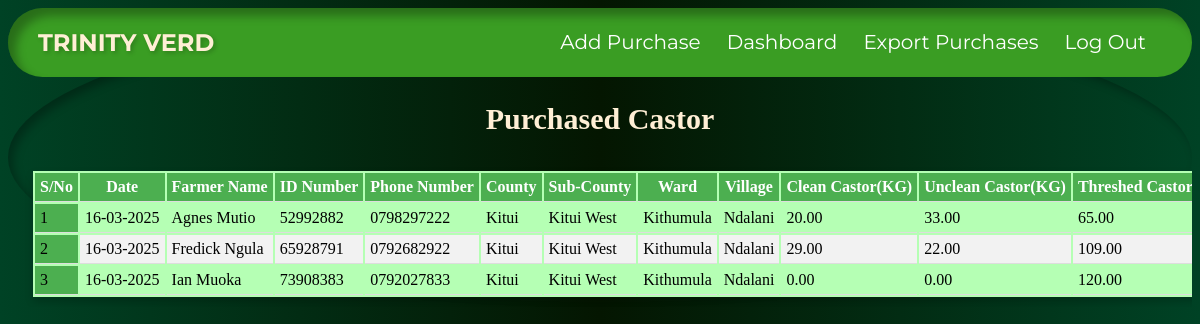
The page /purchases/purchased (signed in) on the database its author committed.
### purchases/models.py (models this page shows, shortened)
class Purchases(models.Model):
    COUNTY_CHOICES = [
        ('Kitui', 'Kitui'),
        ('Makueni', 'Makueni'),
    ]
    purchased_on = models.DateTimeField(auto_now_add=True)
    farmer_id = models.AutoField(primary_key=True)
    farmer_name = models.CharField(max_length=255)
    id_number = models.CharField(max_length=15, unique=True, error_messages={'unique': 'ID Number already exists'})
    phone_number = models.CharField(max_length=10, validators=[phone_validator], unique=True, error_messages={'unique': 'Phone Number Number already exists'})
    county = models.CharField(max_length=100, choices=COUNTY_CHOICES)
    sub_county = models.ForeignKey(SubCounty, on_delete=models.CASCADE, related_name="purchase_data")
    ward = models.CharField(max_length=50)
    village = models.CharField(max_length=50)
    clean_castor = models.DecimalField(max_digits=5, decimal_places=2)
    husk_castor = models.DecimalField(max_digits=5, decimal_places=2)
    threshed_castor = models.DecimalField(max_digits=5, decimal_places=2)
    field_officer = models.ForeignKey("authentication.UserProfile", on_delete=models.CASCADE, related_name="purchases_fielddata", limit_choices_to={'role': 'field_officer'})

### authentication/models.py (models this page shows)
class SubCounty(models.Model):
    name = models.CharField(max_length=100, unique=True)
    def __str__(self):
        return str(self.name)

### purchases/views.py (the view)
# urls.py: path('purchased', views.purchased, name = 'purchased'),
@login_required
def purchased(request):
    user_profile = request.user.userprofile
    if user_profile.role == "Field Officer":
        data = Purchases.objects.filter(field_officer=user_profile)
    elif user_profile.role == "supervisor":
        data = Purchases.objects.filter(sub_county__in=user_profile.sub_county.all())
    elif user_profile.role == "Project Manager":
        data = Purchases.objects.all()
    else:
        data = Purchases.objects.none()
    return render(request, "purchased.html", {"data": data})

### authentication/models.py (called while the page is built)
    def __str__(self):
        return str(self.user.username)

### purchases/templates/purchased.html (shortened to what this page needs)
{% load static %}
<!DOCTYPE html>
<html lang="en">
<head>
    <link rel="stylesheet" href="https://cdnjs.cloudflare.com/ajax/libs/font-awesome/6.4.2/css/all.min.css">
    <link rel="stylesheet" href="https://unpkg.com/aos@next/dist/aos.css">
    <link rel="stylesheet" type="text/css" href="{% static 'css/index.css' %}">
</head>
<body>
<header class="nav-menu sticky">
    <h2>TRINITY VERD</h2>
    <ul id="navLinks" class="nav-links">
        {% if user.userprofile.role == "Field Officer" %}
        <li><button onclick="location.href='{% url 'purchases' %}'">Add Purchase</button></li>
        {% endif %}
        <li><button onclick="location.href='{% url 'dashboard' %}'">Dashboard</button></li>
        <li><button onclick="location.href='{% url 'export_purchases' %}'">Export Purchases</button></li>
        <li><button onclick="location.href='{% url 'logout' %}'">Log Out</button></li>
    </ul>
</header>
<section class="purchased-section" id="home">
    <h2>Purchased Castor</h2>
    <div class="table-responsive">
    <table class="table table-bordered">
        <thead>
        <tr>
            <th>S/No</th>
            <th>Date</th>
            <th>Farmer Name</th>
            <th>ID Number</th>
            <th>Phone Number</th>
            <th>County</th>
            <th>Sub-County</th>
            <th>Ward</th>
            <th>Village</th>
            <th>Clean Castor(KG)</th>
            <th>Unclean Castor(KG)</th>
            <th>Threshed Castor(KG)</th>
        </tr>
        </thead>
        <tbody>
        {% for record in data %}
        <tr>
            <td>{{ forloop.counter }}</td>
            <td>{{ record.purchased_on | date:"d-m-Y" }}</td>
            <td>{{ record.farmer_name }}</td>
            <td>{{ record.id_number }}</td>
            <td>{{ record.phone_number }}</td>
            <td>{{ record.county }}</td>
            <td>{{ record.sub_county }}</td>
            <td>{{ record.ward }}</td>
            <td>{{ record.village }}</td>
            <td>{{ record.clean_castor }}</td>
            <td>{{ record.husk_castor }}</td>
            <td>{{ record.threshed_castor }}</td>
        </tr>
        {% empty %}
        <tr>
            <td colspan="5">No farmers found</td>
        </tr>
        {% endfor %}
        </tbody>
    </table>
</div>
</section>
</body>
</html>

### static/css/index.css (style rules this page uses)
html { scroll-behavior: smooth; margin: 0; }
body { border-radius: 60%; box-shadow: inset 5px 5px 10px rgba(0, 0, 0, 0.3); max-width: 1300px; height: 100%; background: linear-gradient(90deg, #004225 0%, #041601 50%, #004225 100%); animation: moveShine 3s linear infinite; overflow-x: hidden; }
header { display: flex; }
.nav-menu { position: relative; display: flex; gap: 20px; justify-content: space-between; align-items: center; z-index: 1000; background: #3a9d23; border-radius: 50px; box-shadow: inset 8px 8px 10px rgba(0, 0, 0, 0.3); }
.nav-menu h2 { font-family:"Montserrat", sans-serif; text-shadow: 2px 2px 4px rgba(0, 0, 0, 0.2); padding-left: 30px; color: papayawhip; cursor: pointer; }
.nav-links { padding-right: 30px; list-style: none; }
.nav-links li { display: inline-block; cursor: pointer; margin-right: 10px; }
.nav-links button { font-family:"Montserrat", sans-serif; text-decoration: none; color: white; font-size: 20px; background: none; border: none; cursor: pointer; }
.sticky { position: sticky; top: 0; }

### purchases/templates/purchased.html (style rules this page uses)
.purchased-section h2 { text-align: center; color: papayawhip; font-size: 30px; }
.table-responsive { display: block; overflow-x: auto; overflow-y: auto; max-width: 100%; max-height: 800px; white-space: nowrap; padding: 10px 10px; margin-left: 15px; margin-bottom: 25px; }
.table { background: linear-gradient(to bottom, #b5ffb4, #b5ffb4); box-shadow: 0 4px 8px rgba(0, 0, 0, 0.2); }
.table tr { padding: 5px 5px; }
.table td, .table th { padding: 5px 5px; border-bottom: 1px solid #ddd; }
.table th { background-color: #4caf50; color: white; }
.table td:first-child { position: sticky; left: 0; background-color: #4caf50; z-index: 10; }
tr:nth-child(even) { background-color: #f2f2f2; }

### rows shown on the page
Purchases: purchased_on "16-03-2025", farmer_name "Agnes Mutio", id_number "52992882", phone_number "0798297222", county "Kitui", sub_county "Kitui West", ward "Kithumula", village "Ndalani", clean_castor "20.00", husk_castor "33.00", threshed_castor "65.00"
Purchases: purchased_on "16-03-2025", farmer_name "Fredick Ngula", id_number "65928791", phone_number "0792682922", county "Kitui", sub_county "Kitui West", ward "Kithumula", village "Ndalani", clean_castor "29.00", husk_castor "22.00", threshed_castor "109.00"
Purchases: purchased_on "16-03-2025", farmer_name "Ian Muoka", id_number "73908383", phone_number "0792027833", county "Kitui", sub_county "Kitui West", ward "Kithumula", village "Ndalani", clean_castor "0.00", husk_castor "0.00", threshed_castor "120.00"
